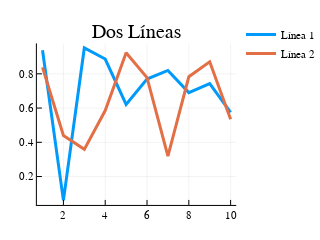

The notebook cell this image was saved under:
### Code cell
plot(x, y, title = "Dos Líneas", label = ["Línea 1" "Línea 2"], lw = 3,size=(200,200))

### Figure 1 — Plotly figure (JSON) as saved in the notebook; plotly's stock layout.template omitted (floating-point values rounded to 4 significant figures)
{"data": [{"colorbar": {"title": ""}, "hoverinfo": "text", "legendgroup": "Línea 1", "line": {"color": "rgba(0, 154, 250, 1.000)", "dash": "solid", "shape": "linear", "width": 3}, "mode": "lines", "name": "Línea 1", "showlegend": true, "text": [null, null, null, null, null, null, null, null, null, null], "type": "scatter", "x": [1, 2, 3, 4, 5, 6, 7, 8, 9, 10], "xaxis": "x1", "y": [0.9376, 0.06077, 0.9511, 0.8864, 0.6213, 0.7694, 0.8196, 0.69, 0.7422, 0.5754], "yaxis": "y1", "zmax": null, "zmin": null}, {"colorbar": {"title": ""}, "hoverinfo": "text", "legendgroup": "Línea 2", "line": {"color": "rgba(227, 111, 71, 1.000)", "dash": "solid", "shape": "linear", "width": 3}, "mode": "lines", "name": "Línea 2", "showlegend": true, "text": [null, null, null, null, null, null, null, null, null, null], "type": "scatter", "x": [1, 2, 3, 4, 5, 6, 7, 8, 9, 10], "xaxis": "x1", "y": [0.838, 0.4395, 0.3588, 0.5855, 0.9231, 0.7777, 0.3195, 0.7829, 0.8705, 0.5345], "yaxis": "y1", "zmax": null, "zmin": null}], "layout": {"annotations": [{"font": {"color": "rgba(0, 0, 0, 1.000)", "family": "sans-serif", "size": 20}, "rotation": 0, "showarrow": false, "text": "Dos Líneas", "x": 0.5667, "xanchor": "center", "xref": "paper", "y": 1, "yanchor": "top", "yref": "paper"}], "height": 200, "legend": {"bgcolor": "rgba(255, 255, 255, 1.000)", "bordercolor": "rgba(0, 0, 0, 1.000)", "font": {"color": "rgba(0, 0, 0, 1.000)", "family": "sans-serif", "size": 11}, "tracegroupgap": 0, "x": 1, "y": 1}, "margin": {"b": 20, "l": 0, "r": 0, "t": 20}, "paper_bgcolor": "rgba(255, 255, 255, 1.000)", "plot_bgcolor": "rgba(255, 255, 255, 1.000)", "showlegend": true, "width": 200, "xaxis": {"anchor": "y1", "domain": [0.153, 0.9803], "gridcolor": "rgba(0, 0, 0, 0.100)", "gridwidth": 0.5, "linecolor": "rgba(0, 0, 0, 1.000)", "mirror": false, "range": [0.73, 10.27], "showgrid": true, "showline": true, "showticklabels": true, "tickangle": 0, "tickcolor": "rgb(0, 0, 0)", "tickfont": {"color": "rgba(0, 0, 0, 1.000)", "family": "sans-serif", "size": 11}, "tickmode": "array", "ticks": "inside", "ticktext": ["2", "4", "6", "8", "10"], "tickvals": [2, 4, 6, 8, 10], "title": "", "titlefont": {"color": "rgba(0, 0, 0, 1.000)", "family": "sans-serif", "size": 15}, "type": "-", "visible": true, "zeroline": false, "zerolinecolor": "rgba(0, 0, 0, 1.000)"}, "yaxis": {"anchor": "x1", "domain": [0.07524, 0.8831], "gridcolor": "rgba(0, 0, 0, 0.100)", "gridwidth": 0.5, "linecolor": "rgba(0, 0, 0, 1.000)", "mirror": false, "range": [0.03406, 0.9778], "showgrid": true, "showline": true, "showticklabels": true, "tickangle": 0, "tickcolor": "rgb(0, 0, 0)", "tickfont": {"color": "rgba(0, 0, 0, 1.000)", "family": "sans-serif", "size": 11}, "tickmode": "array", "ticks": "inside", "ticktext": ["0.2", "0.4", "0.6", "0.8"], "tickvals": [0.2, 0.4, 0.6, 0.8], "title": "", "titlefont": {"color": "rgba(0, 0, 0, 1.000)", "family": "sans-serif", "size": 15}, "type": "-", "visible": true, "zeroline": false, "zerolinecolor": "rgba(0, 0, 0, 1.000)"}}}
